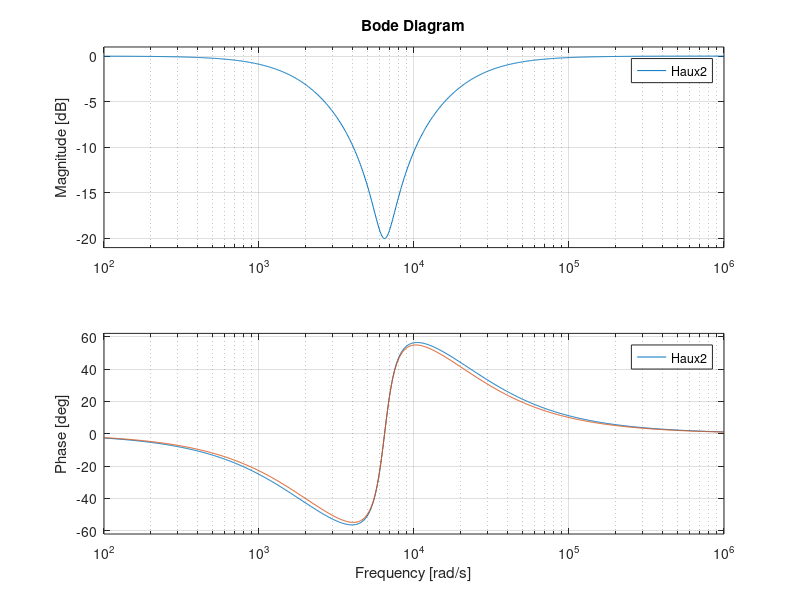

Recreate this plot in MATLAB.
R = 1000; 
C = 470e-9;
Rg = 100;
Cg = 1e-9;
Zg = 510e3;
BWP = 3e6 * 2 * pi;

s=tf('s');
L = Rg*Cg*Zg;

%H =(BWP + s + C*Rg*s^2 + Cg*Rg*s^2 + Cg*Zg*s^2 + BWP*C*Rg*s + BWP*Cg*Rg*s + C*Cg*Rg*Zg*s^3 + BWP*C*Cg*Rg*Zg*s^2)/(C*Cg*(R*Rg + R*Zg + Rg*Zg)*s^3 + (C*R + C*Rg + Cg*Rg + Cg*Zg + BWP*C*Cg*R*Rg + BWP*C*Cg*Rg*Zg)*s^2 + (BWP*C*R + BWP*C*Rg + BWP*Cg*Rg + 1)*s + BWP);

Haux = ((C*L)*s^2+s*(Rg*C)+1)/(C*L*s^2+(C*(R+Rg))*s+1);
bode(Haux)
Haux2 =((C*L)*s^2+s*(Rg*C)+1)/(C*L*s^2+(C*(R))*s+1);
hold on;
bode(Haux2)
